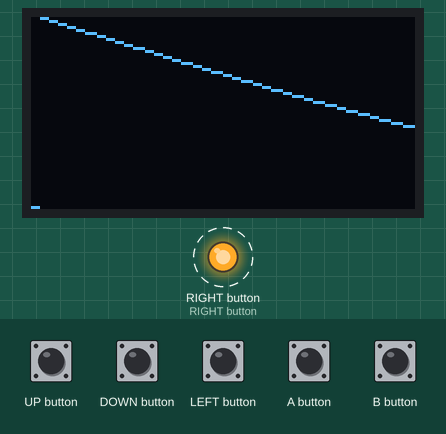
Recording of a sketch running on a simulated Arduboy, built with avr-gcc and run on an emulated ATmega32U4. On the bench: 128×64 one-colour display, output pins drawn as LEDs (lit = HIGH). Dashed ring = blinking. Inputs (shaded band) come from the test bench.

Above: at 1.29 s.
1.3 s: A button pressed for 1 s
At 1.95 s:
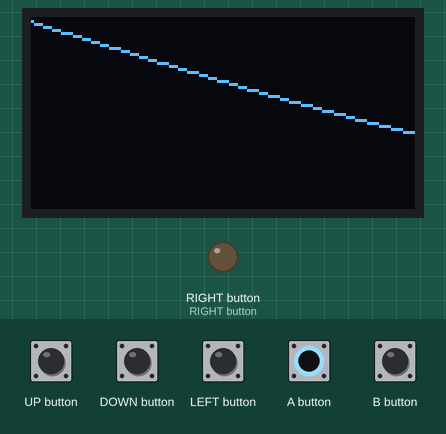
2.9 s: B button pressed for 0.15 s
At 3.0 s:
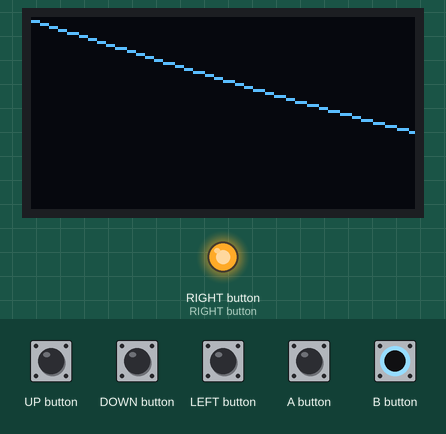
3.6 s: UP button pressed for 0.15 s
At 3.72 s:
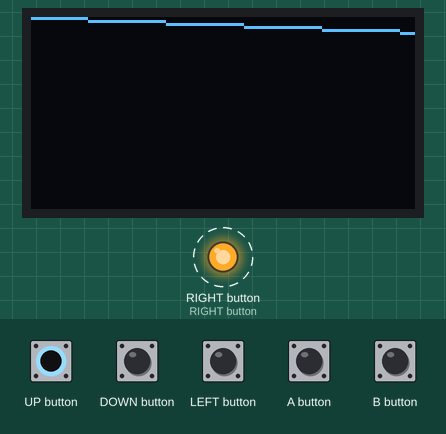
4.3 s: DOWN button pressed for 0.15 s
At 4.45 s:
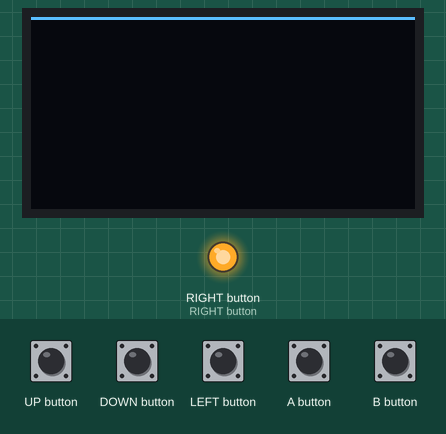
5.0 s: LEFT button pressed for 0.15 s
At 5.16 s:
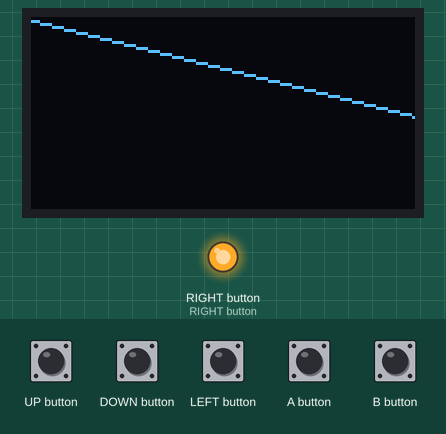
5.7 s: UP button pressed for 1 s
At 5.76 s:
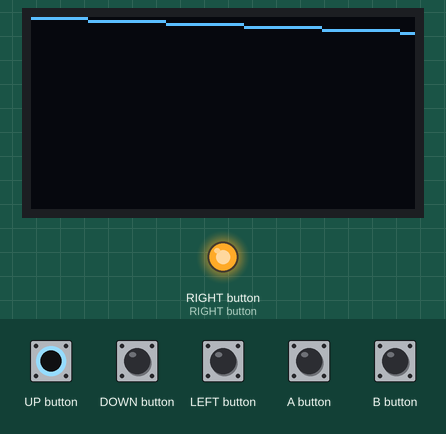
Timing chart, 0 to 8.3 s (numbered marks = the images above; inputs shaded):
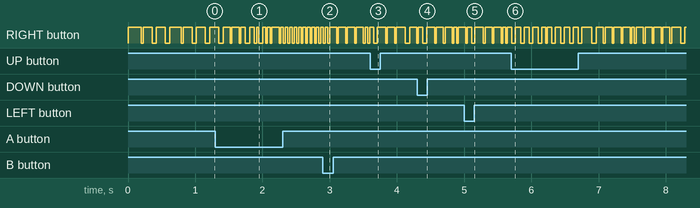

Measured:
- after the input at 2.9 s, the display: changes after 0.10 s (image 2)

The sketch:

HelloNOISE.ino
```cpp
#include "Arduboy.h"
Arduboy arduboy;


//counter for sound
float floatI = 0;

float tempo = 0.5;

int currentsound = 4;


void setup() {
  arduboy.begin();
  arduboy.setFrameRate(15);
  pinMode(PIN_SPEAKER_1, OUTPUT);

}


byte sound1(int i)
{
  return i / 13 >> (1 + ((i >> 12) & 3)) | i / 2 >> 2 & (i / 6) >> 7 | i & 31 * i * (i >> 8);
}

byte sound2(int i)
{
  return (i / 3 >> (i % 40 + 5) | i / (24 + i & 3) >> (i % (15 - ((i >> 15) % 8) * 6) + 5)) / 8;
}

byte sound3(int i)
{
  return i >> 2;
}


byte sound4(int i)
{
  return int( ((sin(i * 0.005) / 2.0) + 1) * 127);
}


byte getSound(byte soundtype, int i)
{
  //yes yes, can be done with function array pointers.

  switch (soundtype)
  {
    case 1:
      {
        return  sound1(i);
      }
    case 2:
      {
        return  sound2(i);
      }
    case 3:
      {
        return  sound3(i);
      }

    case 4:
      {
        return  sound4(i);
      }


  }
}

void loop() {

  // always write the sound out begore doing or not doing arduboy stuff
  int i = (int)floatI;
  int a = getSound(currentsound, i);

  digitalWrite(PIN_SPEAKER_1, a % 2); //writing the output sound

  floatI += tempo; //float counter so that you can set tempo


  if (!(arduboy.nextFrame()))
    return;


  arduboy.clear();

  for (int x = 0; x < 128; x++)
  {
    int y = getSound(currentsound, floatI + x);
    arduboy.drawPixel(x, y % 64, 1);
  }

  if (arduboy.pressed(A_BUTTON) ) {
    tempo += 0.1;
  }

  if (arduboy.pressed(B_BUTTON) ) {
    tempo -= 0.1;
  }

  if (arduboy.pressed(UP_BUTTON) ) {
    currentsound = 1;
    floatI = 0;
  }

  if (arduboy.pressed(DOWN_BUTTON) ) {
    currentsound = 2;
    floatI = 0;
  }

  if (arduboy.pressed(LEFT_BUTTON) ) {
    currentsound = 3;
    floatI = 0;
  }

  if (arduboy.pressed(RIGHT_BUTTON) ) {
    currentsound = 4;
    floatI = 0;
  }


  arduboy.display();


}
```
